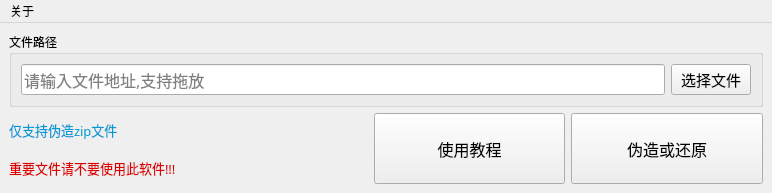
<?xml version="1.0" encoding="UTF-8"?>
<ui version="4.0">
 <class>MainWindow</class>
 <widget class="QMainWindow" name="MainWindow">
  <property name="windowModality">
   <enum>Qt::NonModal</enum>
  </property>
  <property name="geometry">
   <rect>
    <x>0</x>
    <y>0</y>
    <width>772</width>
    <height>193</height>
   </rect>
  </property>
  <property name="windowTitle">
   <string>文件伪造器</string>
  </property>
  <property name="windowIcon">
   <iconset resource="res.qrc">
    <normaloff>:/ico/img/Logo.ico</normaloff>:/ico/img/Logo.ico</iconset>
  </property>
  <widget class="QWidget" name="centralwidget">
   <layout class="QGridLayout" name="gridLayout_3">
    <item row="0" column="0">
     <layout class="QGridLayout" name="gridLayout_2">
      <item row="0" column="0" colspan="2">
       <widget class="QGroupBox" name="groupBox">
        <property name="font">
         <font>
          <family>Microsoft YaHei</family>
          <pointsize>9</pointsize>
         </font>
        </property>
        <property name="styleSheet">
         <string notr="true">
</string>
        </property>
        <property name="title">
         <string>文件路径</string>
        </property>
        <property name="flat">
         <bool>false</bool>
        </property>
        <layout class="QGridLayout" name="gridLayout">
         <item row="0" column="0">
          <layout class="QHBoxLayout" name="horizontalLayout">
           <item>
            <widget class="QLineEdit" name="lineEdit">
             <property name="sizePolicy">
              <sizepolicy hsizetype="Expanding" vsizetype="Expanding">
               <horstretch>0</horstretch>
               <verstretch>0</verstretch>
              </sizepolicy>
             </property>
             <property name="font">
              <font>
               <family>Microsoft YaHei</family>
               <pointsize>12</pointsize>
              </font>
             </property>
             <property name="placeholderText">
              <string>请输入文件地址,支持拖放</string>
             </property>
            </widget>
           </item>
           <item>
            <widget class="QPushButton" name="pushButton">
             <property name="font">
              <font>
               <family>Microsoft YaHei</family>
               <pointsize>11</pointsize>
              </font>
             </property>
             <property name="text">
              <string>选择文件</string>
             </property>
             <property name="icon">
              <iconset resource="res.qrc">
               <normaloff>:/ico/img/autoAdd.ico</normaloff>:/ico/img/autoAdd.ico</iconset>
             </property>
            </widget>
           </item>
          </layout>
         </item>
        </layout>
       </widget>
      </item>
      <item row="1" column="0">
       <layout class="QVBoxLayout" name="verticalLayout">
        <item>
         <widget class="QLabel" name="label_2">
          <property name="font">
           <font>
            <family>Microsoft YaHei</family>
            <pointsize>10</pointsize>
            <italic>false</italic>
            <kerning>false</kerning>
           </font>
          </property>
          <property name="styleSheet">
           <string notr="true">color:rgb(0, 154, 214)</string>
          </property>
          <property name="text">
           <string>仅支持伪造zip文件</string>
          </property>
          <property name="scaledContents">
           <bool>false</bool>
          </property>
         </widget>
        </item>
        <item>
         <widget class="QLabel" name="label_3">
          <property name="font">
           <font>
            <family>Microsoft YaHei</family>
            <pointsize>10</pointsize>
           </font>
          </property>
          <property name="styleSheet">
           <string notr="true">color:rgb(220, 0, 0)</string>
          </property>
          <property name="text">
           <string>重要文件请不要使用此软件!!!</string>
          </property>
         </widget>
        </item>
       </layout>
      </item>
      <item row="1" column="1">
       <layout class="QHBoxLayout" name="horizontalLayout_2">
        <item>
         <spacer name="horizontalSpacer">
          <property name="orientation">
           <enum>Qt::Horizontal</enum>
          </property>
          <property name="sizeHint" stdset="0">
           <size>
            <width>40</width>
            <height>20</height>
           </size>
          </property>
         </spacer>
        </item>
        <item>
         <widget class="QPushButton" name="pushButton_3">
          <property name="sizePolicy">
           <sizepolicy hsizetype="Expanding" vsizetype="Expanding">
            <horstretch>0</horstretch>
            <verstretch>0</verstretch>
           </sizepolicy>
          </property>
          <property name="font">
           <font>
            <family>Microsoft YaHei</family>
            <pointsize>12</pointsize>
           </font>
          </property>
          <property name="text">
           <string>使用教程</string>
          </property>
          <property name="icon">
           <iconset resource="res.qrc">
            <normaloff>:/ico/img/aboutFHF.ico</normaloff>:/ico/img/aboutFHF.ico</iconset>
          </property>
          <property name="iconSize">
           <size>
            <width>17</width>
            <height>17</height>
           </size>
          </property>
         </widget>
        </item>
        <item>
         <widget class="QPushButton" name="pushButton_2">
          <property name="sizePolicy">
           <sizepolicy hsizetype="Expanding" vsizetype="Expanding">
            <horstretch>0</horstretch>
            <verstretch>0</verstretch>
           </sizepolicy>
          </property>
          <property name="font">
           <font>
            <family>Microsoft YaHei</family>
            <pointsize>12</pointsize>
           </font>
          </property>
          <property name="text">
           <string>伪造或还原</string>
          </property>
          <property name="icon">
           <iconset resource="res.qrc">
            <normaloff>:/ico/img/execute.ico</normaloff>:/ico/img/execute.ico</iconset>
          </property>
         </widget>
        </item>
       </layout>
      </item>
     </layout>
    </item>
   </layout>
  </widget>
  <widget class="QMenuBar" name="menubar">
   <property name="geometry">
    <rect>
     <x>0</x>
     <y>0</y>
     <width>772</width>
     <height>26</height>
    </rect>
   </property>
   <widget class="QMenu" name="menu">
    <property name="title">
     <string>关于</string>
    </property>
    <addaction name="actionabout"/>
    <addaction name="actionb"/>
   </widget>
   <addaction name="menu"/>
  </widget>
  <action name="actionabout">
   <property name="enabled">
    <bool>true</bool>
   </property>
   <property name="icon">
    <iconset resource="res.qrc">
     <normaloff>:/ico/img/Logo.ico</normaloff>:/ico/img/Logo.ico</iconset>
   </property>
   <property name="text">
    <string>关于本程序</string>
   </property>
   <property name="iconText">
    <string>关于本程序</string>
   </property>
  </action>
  <action name="actionb">
   <property name="icon">
    <iconset resource="res.qrc">
     <normaloff>:/ico/img/qt-logo.png</normaloff>:/ico/img/qt-logo.png</iconset>
   </property>
   <property name="text">
    <string>关于Qt</string>
   </property>
  </action>
 </widget>
 <resources>
  <include location="res.qrc"/>
 </resources>
 <connections/>
</ui>
